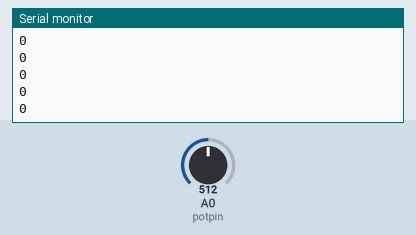
Bench run of a sketch on a simulated Arduino Uno, built with avr-gcc and run on an emulated ATmega328P. Parts: the last lines printed to the serial monitor. The test bench sets the inputs (shaded band); at power-on: A0 (potpin) = 512.

Above: at 1.2 s.
1.3 s: A0 (potpin) set to 306
At 1.31 s:
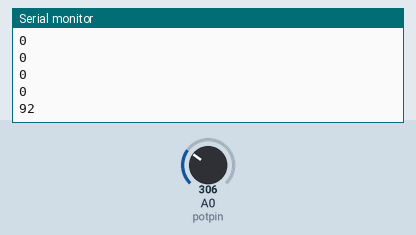
2.8 s: A0 (potpin) set to 122
At 2.81 s:
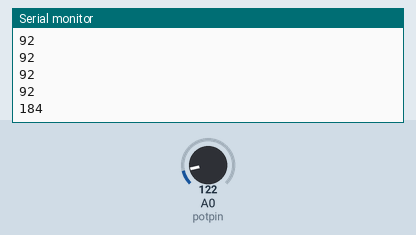
Timing chart, 0 to 5.8 s (numbered marks = the images above; inputs shaded):
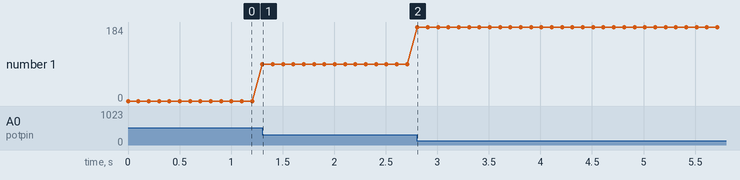

Measured:
- after the input at 1.3 s, the serial monitor: prints a new line at once (image 1)
- after the input at 2.8 s, the serial monitor: prints a new line at once (image 2)
- plotted number 1: 0 → 92 after the input at 1.3 s, 92 → 184 after the input at 2.8 s

The sketch:

arduino_exercise.ino
```cpp
int potpin=0;//设置模拟端口A0
int ledpin=11;//设置数字端口11 ，后面用作PWM输出
int val=0;//声明变量val
void setup()
{
	//pinMode(ledpin,OUTPUT);//设置数字11为输出模式
	Serial.begin(9600);//设定波特率为9600
}
void loop()
{
	val=analogRead(potpin);//读取A0的模拟电压值，并赋值到val
	val = 245- val/2;
        if(val < 0)
          val = 0;
	Serial.println(val);
	//analogWrite(ledpin,val);// PWM输出驱动LED
	delay(100);//延时100ms
}
```
